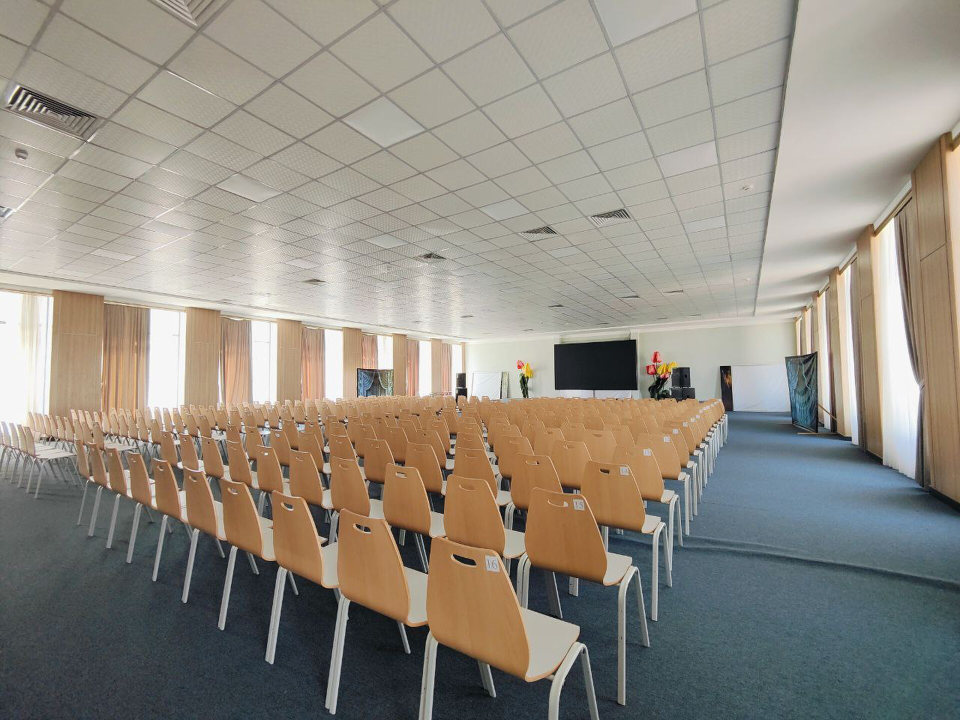
#> input picture 12_yillik_talim_video/Editable_Project/img/dis_hall.jpg, 1920 x 1440 px (shown at 1/2 size)
$ python -i render.py   (imports and definitions only)
#> lines starting #> are read from the running program, lines starting #| are printed output that depends on the picture
#> further down, picture is the input picture: PIL image 1920x1440 RGB; mean R, G, B 145.8, 140.1, 130.1
# -*- coding: utf-8 -*-
# News-documentary renderer: scenes -> raw frames -> ffmpeg (1920x1080, 25 fps)
import math, json, sys, os, subprocess
from PIL import Image, ImageDraw, ImageFont, ImageFilter

# [1 line that did not run here, left out]
W, H, FPS = 1920, 1080, 25
DUR = 383.25
# [1 line that did not run here, left out]
# [1 line that did not run here, left out]
FD = "/usr/share/fonts/opentype/inter/"
_fc = {}
# [6 lines left out: function F, not called in this run]

RED = (226, 54, 42); AMBER = (242, 177, 52); WHITE = (255, 255, 255); NAVY = (9, 16, 28)
GREY = (170, 182, 200); BLUE = (70, 140, 220); GREEN = (64, 190, 120)

def clamp(x, a=0.0, b=1.0): return max(a, min(b, x))
def eo(x): x = clamp(x); return 1 - (1 - x) ** 3
def eio(x): x = clamp(x); return 3 * x * x - 2 * x * x * x
def lerp(a, b, t): return a + (b - a) * t
def prog(t, a, b): return clamp((t - a) / max(1e-6, b - a))

# ---------------- image helpers ----------------
_ic = {}
# [19 lines left out: functions load, kenburns, not called in this run]

_vig = None
def colorgrade(im):
    global _vig
    if _vig is None:
        v = Image.radial_gradient("L").resize((W, H)).point(lambda x: int(clamp((x - 120) / 135) * 150))
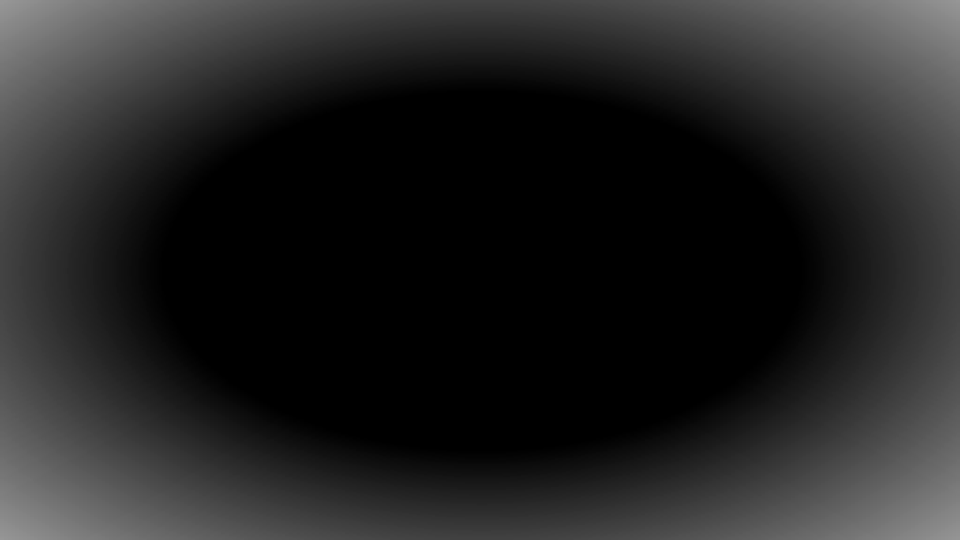
#> v: PIL image 1920x1080 L (shown at 1/2 size); min 0, max 150, mean 35.3
        _vig = Image.merge("RGBA", [Image.new("L", (W, H), 4), Image.new("L", (W, H), 8), Image.new("L", (W, H), 16), v])
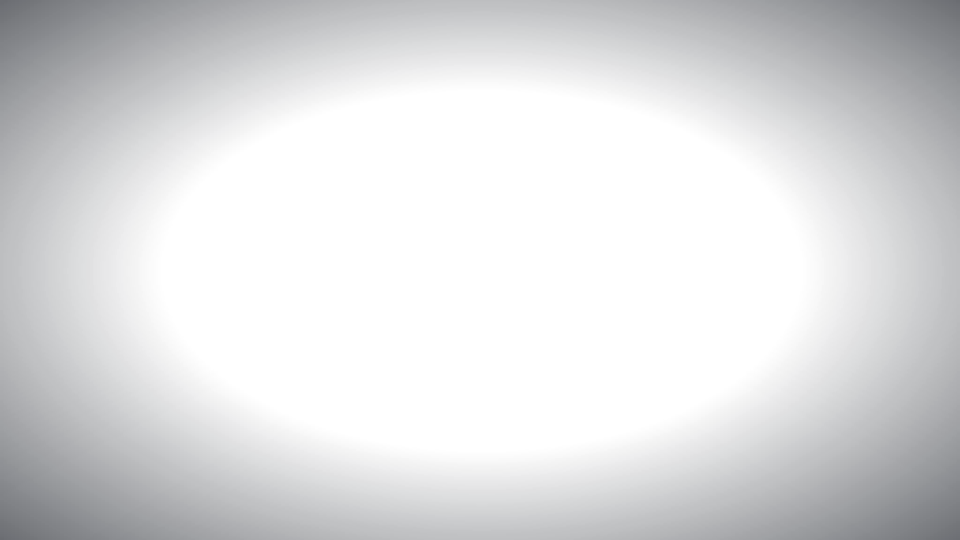
#> _vig: PIL image 1920x1080 RGBA (shown at 1/2 size); mean R, G, B, A 4, 8, 16, 35.3; transparent parts drawn white
#> (the run stopped early here; a loop or call above may not have finished)
